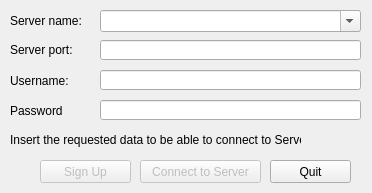
<?xml version="1.0" encoding="UTF-8"?>
<ui version="4.0">
 <class>StartDialog</class>
 <widget class="QDialog" name="StartDialog">
  <property name="geometry">
   <rect>
    <x>0</x>
    <y>0</y>
    <width>372</width>
    <height>193</height>
   </rect>
  </property>
  <property name="windowTitle">
   <string>Shared Text Editor</string>
  </property>
  <widget class="QComboBox" name="hostCombo">
   <property name="geometry">
    <rect>
     <x>100</x>
     <y>10</y>
     <width>261</width>
     <height>22</height>
    </rect>
   </property>
   <property name="editable">
    <bool>true</bool>
   </property>
  </widget>
  <widget class="QPushButton" name="connectToServerButton">
   <property name="enabled">
    <bool>false</bool>
   </property>
   <property name="geometry">
    <rect>
     <x>140</x>
     <y>160</y>
     <width>121</width>
     <height>23</height>
    </rect>
   </property>
   <property name="text">
    <string>Connect to Server</string>
   </property>
   <property name="default">
    <bool>true</bool>
   </property>
  </widget>
  <widget class="QPushButton" name="quitButton">
   <property name="geometry">
    <rect>
     <x>270</x>
     <y>160</y>
     <width>81</width>
     <height>23</height>
    </rect>
   </property>
   <property name="text">
    <string>Quit</string>
   </property>
  </widget>
  <widget class="QLineEdit" name="portLineEdit">
   <property name="geometry">
    <rect>
     <x>100</x>
     <y>40</y>
     <width>261</width>
     <height>20</height>
    </rect>
   </property>
  </widget>
  <widget class="QLabel" name="statusLabel">
   <property name="geometry">
    <rect>
     <x>10</x>
     <y>130</y>
     <width>291</width>
     <height>20</height>
    </rect>
   </property>
   <property name="text">
    <string>Insert the requested data to be able to connect to Server.</string>
   </property>
  </widget>
  <widget class="QLabel" name="hostLabel">
   <property name="geometry">
    <rect>
     <x>10</x>
     <y>10</y>
     <width>91</width>
     <height>21</height>
    </rect>
   </property>
   <property name="text">
    <string>Server name:</string>
   </property>
   <property name="buddy">
    <cstring>hostCombo</cstring>
   </property>
  </widget>
  <widget class="QLabel" name="portLabel">
   <property name="geometry">
    <rect>
     <x>10</x>
     <y>40</y>
     <width>91</width>
     <height>20</height>
    </rect>
   </property>
   <property name="text">
    <string>Server port:</string>
   </property>
   <property name="buddy">
    <cstring>portLineEdit</cstring>
   </property>
  </widget>
  <widget class="QLineEdit" name="usernameLineEdit">
   <property name="geometry">
    <rect>
     <x>100</x>
     <y>70</y>
     <width>261</width>
     <height>20</height>
    </rect>
   </property>
  </widget>
  <widget class="QLineEdit" name="passwordLineEdit">
   <property name="geometry">
    <rect>
     <x>100</x>
     <y>100</y>
     <width>261</width>
     <height>20</height>
    </rect>
   </property>
   <property name="echoMode">
    <enum>QLineEdit::Password</enum>
   </property>
  </widget>
  <widget class="QLabel" name="usernameLabel">
   <property name="geometry">
    <rect>
     <x>10</x>
     <y>70</y>
     <width>91</width>
     <height>21</height>
    </rect>
   </property>
   <property name="text">
    <string>Username:</string>
   </property>
  </widget>
  <widget class="QLabel" name="passwordLabel">
   <property name="geometry">
    <rect>
     <x>10</x>
     <y>100</y>
     <width>91</width>
     <height>21</height>
    </rect>
   </property>
   <property name="text">
    <string>Password</string>
   </property>
  </widget>
  <widget class="QPushButton" name="signUpButton">
   <property name="enabled">
    <bool>false</bool>
   </property>
   <property name="geometry">
    <rect>
     <x>40</x>
     <y>160</y>
     <width>91</width>
     <height>23</height>
    </rect>
   </property>
   <property name="text">
    <string>Sign Up</string>
   </property>
  </widget>
 </widget>
 <resources/>
 <connections/>
</ui>
